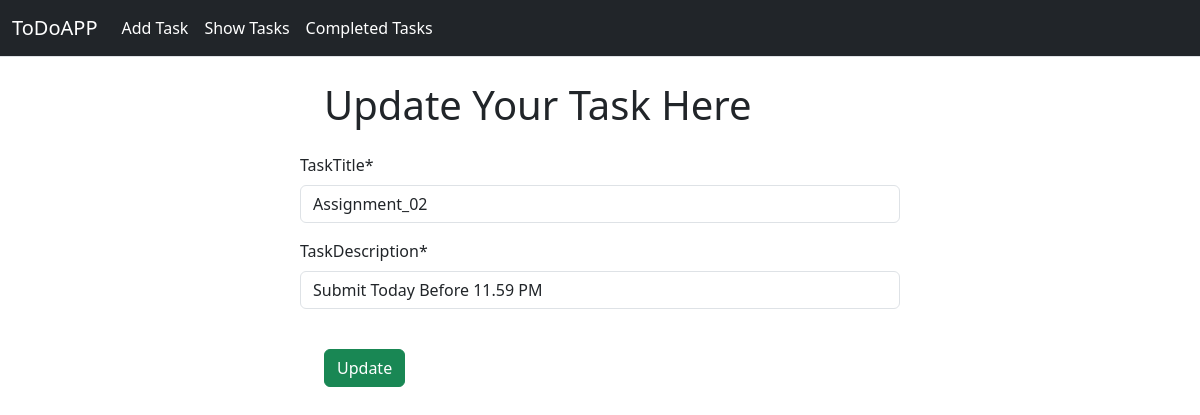
The app's page /edit_task/1 with its own data.
### TODO_App/models.py (models this page shows)
class TaskModel(models.Model):
    taskTitle = models.CharField(max_length=30)
    taskDescription = models.CharField(max_length=50)
    is_completed = models.BooleanField(default=False)

### TODO_App/views.py (the view)
# urls.py: path('edit_task/<int:id>', views.edit_task, name='edit_task'),
def edit_task(request, id):
    task = TaskModel.objects.get(pk=id)
    task_form = TaskForm(instance=task)
    if request.method == "POST":
        task_form = TaskForm(request.POST, instance=task)
        if task_form.is_valid():
            task_form.save()
            return redirect('show_tasks')
    return render(request, '‘edit_task.html', {'form': task_form})

### TODO_App/forms.py
class TaskForm(forms.ModelForm):
    class Meta:
        model = TaskModel
        fields = ['taskTitle', 'taskDescription']

### TODO_App/templates/‘edit_task.html (shortened to what this page needs)
{% extends 'base.html' %}
{% load crispy_forms_tags %}
{% block content %}
<div style="width: 50%; margin: auto;">
    <h1 class="m-4">Update Your Task Here</h1>
    <form method="POST">
        {{form|crispy}}
        <button class="btn btn-success m-4" type="submit"> Update </button>
    </form>
</div>
{% endblock content %}

### records on screen
TaskModel: taskTitle "Assignment_02", taskDescription "Submit Today Before 11.59 PM"
